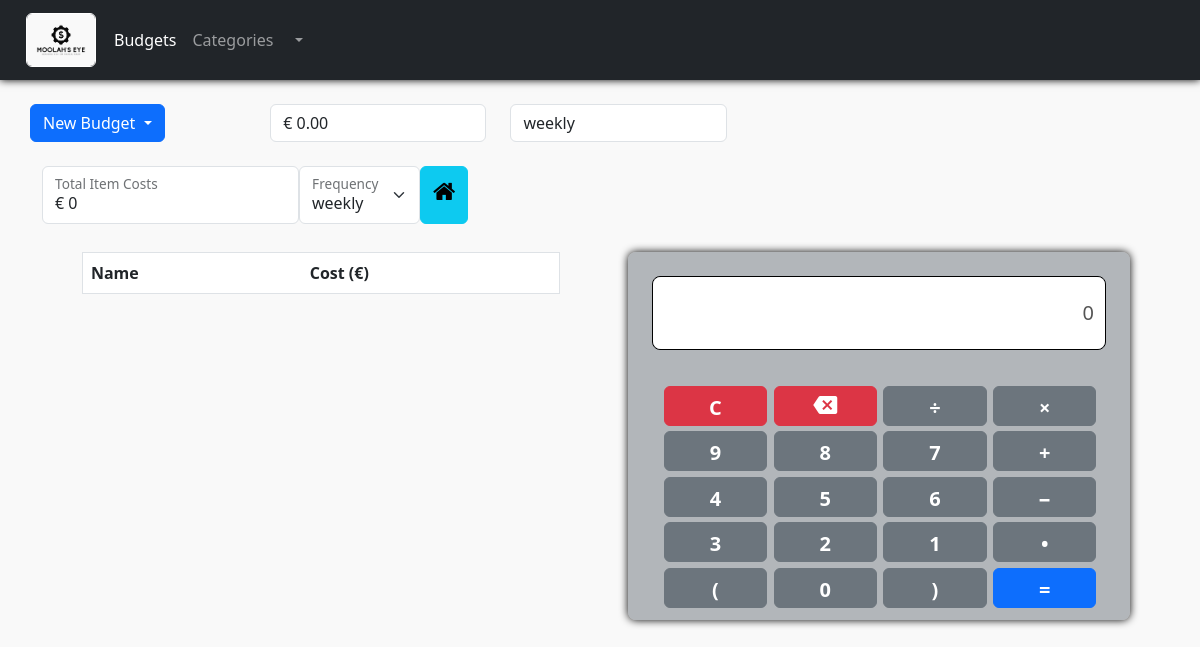
/calculator/13, run on the app's committed database.
### main/models.py (models this page shows, shortened)
class Budget(models.Model):
    frequencies = (
        (2, "weekly"),
        (3, "bi-weekly"),
        (4, "monthly")
    )
    user_id = models.ForeignKey(User, on_delete=models.CASCADE, default=None)
    name = models.CharField(max_length=40, default="New Budget", null=False, blank=False, unique=True)
    amount = models.FloatField(default=0.0, null=False, blank=False)
    frequency = models.IntegerField(null=False, default=7, choices=frequencies)
    def get_frequency(self, str_rep: bool = True) -> Union[int, str]:
        try:
            for freq in Budget.frequencies:
                if self.frequency in freq:
                    if str_rep:
                        return freq[1]
                    else:
                        return freq[0]
        except:
            pass
    def get_item_costs(self, frequency_filter: Union[str, int]):
        ret = {}
        try:
            items = sorted(
                self.item_set.all(),
                key = lambda i: i.get_item_cost(frequency_filter),
                reverse=True
            )
            for item in items:
                ret[item.name] = round(item.get_item_cost(frequency_filter),2)
        except Exception as e:
            pass
        return ret
    @classmethod
    def get_budget_frequencies(str_rep: bool = True) -> list:
        try:
            if str_rep:
                return [freq[1] for freq in Budget.frequencies]
            else:
                return [freq[0] for freq in Budget.frequencies]
        except:
            pass

### main/views.py (the view, shortened to what this page needs)
# urls.py: path("calculator/<int:budget_id>", views.calculator_view, name="calculator_view")
def calculator_view(req, budget_id):
    try:
        context = {}
        budget = Budget.objects.filter(id=budget_id).first()
        if budget:
            context["budget"] = budget
            if budget.item_set.all():
                context["frequencies"] = budget.item_set.all().first().get_frequencies()
            else:
                context["frequencies"] = budget.get_budget_frequencies()
            if req.method == "GET":
                context["frequency"] = budget.get_frequency()
                context["items"] = budget.get_item_costs(context["frequency"])
                print(context["items"])
                if context["items"]:
                    context["amount"] = budget.get_total_costs(context["frequency"])
                else:
                    context["amount"] = 0
                return render(req,"calculator.html", context)
            return render(req,"calculator.html", context)
    except Exception as e:
        print(e)
        pass
    return redirect("dashboard_view", id=budget_id)

### main/templatetags/custom_filters.py (called while the page is built)
@register.filter
def format_float(val) -> str:
    try:
        return "{0:,.2f}".format(val)
    except Exception as e:
        return val

### main/templates/calculator.html (shortened to what this page needs)
{% extends 'index.html' %}
{% load static %}
{% block static_resources %}
<link rel="stylesheet" href="https://cdnjs.cloudflare.com/ajax/libs/font-awesome/4.7.0/css/font-awesome.min.css">
<link rel="stylesheet" type="text/css" href="{% static '/css/styles.css' %}"/>
<link rel="stylesheet" type="text/css" href="{% static '/css/calculator.css' %}"/>
{% endblock %}
{% load custom_filters %}
{% block content %}
    <div class="budget-details container">
        <div class="budget-info row">
            <div class="col">
                <div class="dropdown">
                    <button class="btn btn-primary dropdown-toggle" type="button" data-bs-toggle="dropdown" aria-expanded="false">
                    {{budget.name}}
                    </button>
                </div>
            </div>
            <div class="col">
                <input class="form-control" type="text" value= "€ {{budget.amount|format_float}}"
                aria-label="readonly input example" readonly>
            </div>
            <div class="col">
                <input class="form-control" type="text" value="{{budget.get_frequency}}"
                aria-label="readonly input example" readonly>
            </div>
        </div>
    </div>
    <div class="costs-container container">
        <form class="costs-form" method="post" action="">
            <div class="form-floating">
                <input id="item_costs" class="form-control" type="text"
                value="€ {{amount}}" aria-label="readonly input example" readonly/>
            <label for="item_costs">Total Item Costs</label>
            </div>
            <div class="form-floating">
                <select id="frequency_select" class="form-select" aria-label="" name="frequency">
                    {% for freq in frequencies %}
                        {% if freq == frequency %}
                            <option selected>{{freq}}</option>
                        {% else %}
                            <option value="{{freq}}">{{freq}}</option>
                        {% endif %}
                    {% endfor %}
                  </select>
                <label for="frequency">Frequency</label>
            </div>
            <a type="button" href="{% url 'dashboard_view' id=budget.id %}" class="btn btn-info" id="calculator">
                <i class="fa fa-home" aria-hidden="true"></i>
            </a>
    </div>
    <div class="main-content-container container">
        <div class="items-container container">
            <table border="1 | 0" cellpadding="3" class="table table-striped items-table">
                <thead class="thead-light">
                    <tr>
                        <th scope="col" class="text-left">Name</th>
                        <th scope="col" class="text-justify">Cost (€)</th>
                    </tr>
                </thead>
            </table>
        </div>
        <div class="calculator-container container">
            <div class="calculator">
                <div class="calculator-display">
                    <input id="display_input" type="text" value="0" disabled/>
                </div>
                <div id="calculator-buttons" class="grid-container">
                    <button type="button" data-value="clear" class="btn btn-danger">C</button>
                    <button type="button" data-value="backspace" class="btn btn-danger">
                        <i class="material-icons">backspace</i>
                    </button>
                    <button type="button" data-value="/" class="btn btn-secondary">&divide;</button>
                    <button type="button" data-value="x" class="btn btn-secondary">&times;</button>
                    <button type="button" data-value="9" class="btn btn-secondary">9</button>
                    <button type="button" data-value="8" class="btn btn-secondary">8</button>
                    <button type="button" data-value="7" class="btn btn-secondary">7</button>
                    <button type="button" data-value="+" class="btn btn-secondary">&plus;</button>
                    <button type="button" data-value="4" class="btn btn-secondary">4</button>
                    <button type="button" data-value="5" class="btn btn-secondary">5</button>
                    <button type="button" data-value="6" class="btn btn-secondary">6</button>
                    <button type="button" data-value="-" class="btn btn-secondary">&minus;</button>
                    <button type="button" data-value="3" class="btn btn-secondary">3</button>
                    <button type="button" data-value="2" class="btn btn-secondary">2</button>
                    <button type="button" data-value="1" class="btn btn-secondary">1</button>
                    <button type="button" data-value="." class="btn btn-secondary">&bull;</button>
                    <button type="button" data-value="(" class="btn btn-secondary">&lpar;</button>
                    <button type="button" data-value="0" class="btn btn-secondary">0</button>
                    <button type="button" data-value=")" class="btn btn-secondary">&rpar;</button>
                    <button type="button" data-value="equals" class="btn btn-primary">&equals;</button>
                </div>
            </div>
        </div>
    </div>
{% endblock %}

### main/static/css/styles.css (style rules this page uses)
:root { --logo-bg: #f9f9f9; }
body { overflow-x: hidden; overflow-y: auto; background-color: var(--logo-bg); }
.budget-details { display: flex; flex-direction: row; justify-content: flex-start; padding: 1% 0; margin: 1% auto; }
.costs-container { display: flex; }
.items-container { margin: 2.5% auto; }
.items-table { background-color: white; }
#calculator, #table_item_view, #chart_item_view { font-size: 150%; }

### main/static/css/calculator.css (style rules this page uses)
:root { --calculator-bg: rgba(108, 117, 125, 0.5); }
* { margin: 0; padding: 0; box-sizing: border-box; }
.main-content-container { display: flex; }
.items-container { margin: 2.5%; }
.costs-form { display: flex; }
.calculator-container { margin: 2.5%; box-shadow: 0 0 .5rem black; border-radius: 8px; background: var(--calculator-bg); }
.calculator { border-radius: 8px; }
.calculator-display { margin: 5% auto; border: .05rem groove black; border-radius: 8px; max-width: 95%; }
.calculator-display input { height: 100%; width: 100%; padding: 5% 2.5%; border: none; border-radius: 8px; background-color: white; text-align: right; font-size: 125%; }
.grid-container { max-width: 95%; margin: auto; display: grid; grid-template-columns: repeat(4, 24%); grid-template-rows: repeat(5, 18%); padding: 2.5%; row-gap: 2.5%; column-gap: 1.5%; }
.calculator .btn { font-weight: bold; font-size: 125%; }

### data on the page
Budget: name "New Budget", amount "€ 0.00", get_frequency "weekly"

### other printed values
form field frequency "weekly"
